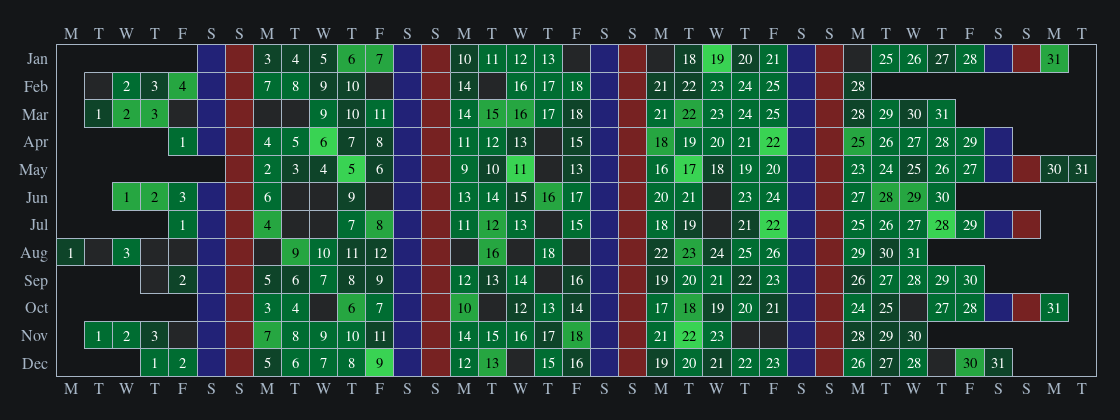

gnuplot code for this plot:
reset session

myTimeFmt  = '%d/%m/%Y'
DateStart  = '01/01/2022'
DateEnd    = '31/12/2022'
SecsPerDay = 24*3600

set print $Data
	do for [t=strptime(myTimeFmt,DateStart):strptime(myTimeFmt,DateEnd):SecsPerDay] {
		print strftime(myTimeFmt,t)
	}
set print

set xrange[0.5:31.5]
set xtics 1 scale 0 offset 0,0.5 font 'Times, 12'
set link x2 via x inverse x
set x2tics 1 out scale 0 offset 0,-0.5 font 'Times, 12'
set yrange [:] reverse noextend
set ytics 1 scale 0
set key noautotitle
set style fill solid 1 border lc '#A6B5C5'
set border lc rgb '#A6B5C5'
set lmargin 7

# y=0 only month, y=1 month+year
Month(t)        = int(tm_year(t)*12 + tm_mon(t))
MonthLabel(t,y) = strftime( y=0 ? '%b %Y' : '%b', t)
WeekDay(t)      = strftime('%a',t)[1:1]
DayColor(t)     = tm_wday(t) == 0 ? 0x772222 : tm_wday(t) == 6 ? 0x222277 : 0x242628
MonthFirst(t)   = int(strptime('%Y%m%d',sprintf('%04d%02d01',tm_year(t),tm_mon(t)+1)))
MonthOffset(t)  = tm_wday(MonthFirst(t))==0 ? 7 : tm_wday(MonthFirst(t))
set xrange[*:*]

Max=`awk -F, 'FNR>1{print $1}' 'data.csv' | uniq -c | awk -v OFS=',' '$1>1{print $1}' | sort -g | tail -n 1`
Lv1 = Max / 4.0 * 1
Lv2 = Max / 4.0 * 2
Lv3 = Max / 4.0 * 3

# Color 1 -> $1>0   && $1<=Lv1
# Color 2 -> $1>Lv1 && $1<=Lv2
# Color 3 -> $1>Lv2 && $1<=Lv3
# Color 4 -> $1>Lv3 && $1<=Max

set terminal pngcairo size 1120,420 enhanced font 'Times, 12' enhanced background '#141618'

plot $Data u (t=timecolumn(1,myTimeFmt), tm_mday(t)+MonthOffset(t)):(Month(t)):(0.5):(0.5):(DayColor(t)): \
	xtic(WeekDay(t)):x2tic(WeekDay(t)):ytic(MonthLabel(t,1)) w boxxy lc rgb var, \
	"<awk -F, 'FNR>1{print $1}' data.csv | uniq -c | awk -v OFS=',' '($1>0 && $1<=".sprintf('%d', Lv1)."){print $2}'" u (t=timecolumn(1,myTimeFmt), tm_mday(t)+MonthOffset(t)):(Month(t)):(0.5):(0.5) w boxxy lc rgb '#0e4429', \
	"<awk -F, 'FNR>1{print $1}' data.csv | uniq -c | awk -v OFS=',' '($1>".sprintf('%d', Lv1)." && $1<=".sprintf('%d', Lv2)."){print $2}'" u (t=timecolumn(1,myTimeFmt), tm_mday(t)+MonthOffset(t)):(Month(t)):(0.5):(0.5) w boxxy lc rgb '#006d32', \
	"<awk -F, 'FNR>1{print $1}' data.csv | uniq -c | awk -v OFS=',' '($1>".sprintf('%d', Lv2)." && $1<=".sprintf('%d', Lv3)."){print $2}'" u (t=timecolumn(1,myTimeFmt), tm_mday(t)+MonthOffset(t)):(Month(t)):(0.5):(0.5) w boxxy lc rgb '#26a641', \
	"<awk -F, 'FNR>1{print $1}' data.csv | uniq -c | awk -v OFS=',' '($1>".sprintf('%d', Lv3)." && $1<=".sprintf('%d', Max)."){print $2}'" u (t=timecolumn(1,myTimeFmt), tm_mday(t)+MonthOffset(t)):(Month(t)):(0.5):(0.5) w boxxy lc rgb '#39d353', \
	"<awk -F, 'FNR>1{print $1}' data.csv | uniq -c | awk -v OFS=',' '$1>0 && $1<=".sprintf('%d', Lv2)."{print $2}'" u (t=timecolumn(1,myTimeFmt), tm_mday(t)+MonthOffset(t)):(Month(t)):(sprintf('%d',tm_mday(t))) w labels font 'Times, 11' tc rgb 'white', \
	"<awk -F, 'FNR>1{print $1}' data.csv | uniq -c | awk -v OFS=',' '$1>".sprintf('%d', Lv2)." && $1<=".sprintf('%d', Max)."{print $2}'" u (t=timecolumn(1,myTimeFmt), tm_mday(t)+MonthOffset(t)):(Month(t)):(sprintf('%d',tm_mday(t))) w labels font 'Times, 11' tc rgb 'black'
